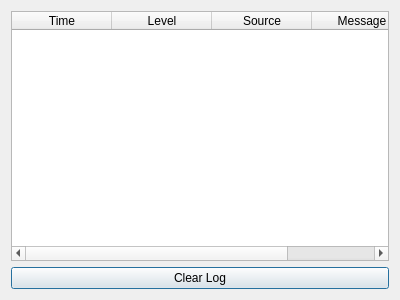
<?xml version="1.0" encoding="UTF-8"?>
<ui version="4.0">
 <class>DocumentLogViewerBase</class>
 <widget class="QDialog" name="DocumentLogViewerBase">
  <property name="geometry">
   <rect>
    <x>0</x>
    <y>0</y>
    <width>400</width>
    <height>300</height>
   </rect>
  </property>
  <property name="windowTitle">
   <string>Document Log</string>
  </property>
  <layout class="QVBoxLayout" name="verticalLayout">
   <item>
    <widget class="QTableWidget" name="logTableWidget">
     <property name="editTriggers">
      <set>QAbstractItemView::EditTrigger::NoEditTriggers</set>
     </property>
     <property name="selectionBehavior">
      <enum>QAbstractItemView::SelectionBehavior::SelectRows</enum>
     </property>
     <attribute name="horizontalHeaderStretchLastSection">
      <bool>true</bool>
     </attribute>
     <column>
      <property name="text">
       <string>Time</string>
      </property>
     </column>
     <column>
      <property name="text">
       <string>Level</string>
      </property>
     </column>
     <column>
      <property name="text">
       <string>Source</string>
      </property>
     </column>
     <column>
      <property name="text">
       <string>Message</string>
      </property>
     </column>
    </widget>
   </item>
   <item>
    <widget class="QPushButton" name="clearPushButton">
     <property name="text">
      <string>Clear Log</string>
     </property>
    </widget>
   </item>
  </layout>
 </widget>
 <resources/>
 <connections/>
</ui>
